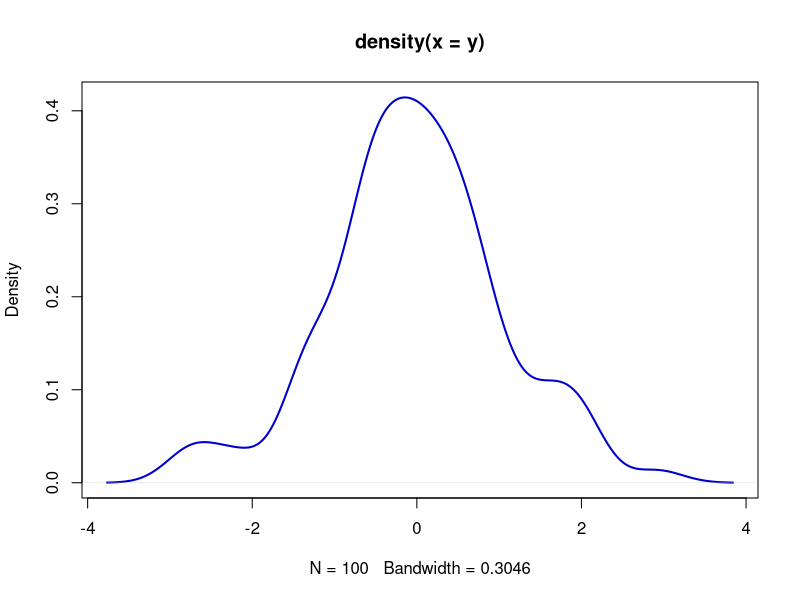

Recreate this plot in R.
## ---- chunk 1
x <- rnorm(n=100)
mean(x)
## ---- chunk 2
y <- rnorm(100)
plot(density(y), lwd=2, col='blue3')
